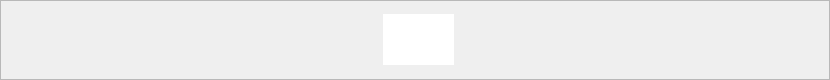
        <widget class="QFrame" name="ini_frame">
         <property name="minimumSize">
          <size>
           <width>830</width>
           <height>0</height>
          </size>
         </property>
         <property name="maximumSize">
          <size>
           <width>830</width>
           <height>80</height>
          </size>
         </property>
         <property name="styleSheet">
          <string notr="true">#ini_frame{
    border-left: 4px solid #27296c;
    border-right: 4px solid #27296c;
    border-bottom: 5px solid #27296c;
	border-top:5px solid #27296c;
    border-radius: 4px;
    background: white;
}
</string>
         </property>
         <property name="frameShape">
          <enum>QFrame::Shape::StyledPanel</enum>
         </property>
         <property name="frameShadow">
          <enum>QFrame::Shadow::Raised</enum>
         </property>
         <layout class="QHBoxLayout" name="horizontalLayout_7">
          <item>
           <widget class="QWidget" name="widget_7" native="true">
            <property name="styleSheet">
             <string notr="true">border:none;</string>
            </property>
            <layout class="QHBoxLayout" name="horizontalLayout_5">
             <property name="spacing">
              <number>0</number>
             </property>
             <property name="leftMargin">
              <number>0</number>
             </property>
             <property name="topMargin">
              <number>0</number>
             </property>
             <property name="rightMargin">
              <number>0</number>
             </property>
             <property name="bottomMargin">
              <number>0</number>
             </property>
             <item>
              <widget class="QPushButton" name="action_button">
               <property name="minimumSize">
                <size>
                 <width>41</width>
                 <height>41</height>
                </size>
               </property>
               <property name="maximumSize">
                <size>
                 <width>41</width>
                 <height>41</height>
                </size>
               </property>
               <property name="font">
                <font>
                 <family>Poppins</family>
                 <pointsize>20</pointsize>
                </font>
               </property>
               <property name="styleSheet">
                <string notr="true">border:none;</string>
               </property>
               <property name="text">
                <string/>
               </property>
               <property name="icon">
                <iconset resource="assets/images/resources.qrc">
                 <normaloff>:/play.png</normaloff>
                 <disabledoff>:/pause.png</disabledoff>
                 <activeon>:/pause.png</activeon>:/play.png</iconset>
               </property>
               <property name="iconSize">
                <size>
                 <width>32</width>
                 <height>32</height>
                </size>
               </property>
               <property name="checkable">
                <bool>true</bool>
               </property>
              </widget>
             </item>
            </layout>
           </widget>
          </item>
          <item>
           <widget class="QWidget" name="widget_9" native="true">
            <property name="styleSheet">
             <string notr="true">border:none;</string>
            </property>
            <layout class="QVBoxLayout" name="verticalLayout_3">
             <property name="spacing">
              <number>0</number>
             </property>
             <property name="leftMargin">
              <number>100</number>
             </property>
             <property name="topMargin">
              <number>0</number>
             </property>
             <property name="rightMargin">
              <number>0</number>
             </property>
             <property name="bottomMargin">
              <number>0</number>
             </property>
             <item>
              <widget class="QComboBox" name="wire_combo">
               <property name="minimumSize">
                <size>
                 <width>71</width>
                 <height>51</height>
                </size>
               </property>
               <property name="maximumSize">
                <size>
                 <width>71</width>
                 <height>51</height>
                </size>
               </property>
               <property name="font">
                <font>
                 <family>Poppins</family>
                 <pointsize>12</pointsize>
                </font>
               </property>
               <property name="layoutDirection">
                <enum>Qt::LayoutDirection::LeftToRight</enum>
               </property>
               <property name="styleSheet">
                <string notr="true">QComboBox::drop-down {
    border: 0px;
	width:0px;
}

QComboBox::down-arrow {
    image: none;
}

QComboBox {
    padding-left: 20px;
	border:none;
}
</string>
               </property>
               <property name="editable">
                <bool>false</bool>
               </property>
               <property name="currentText">
                <string/>
               </property>
               <property name="sizeAdjustPolicy">
                <enum>QComboBox::SizeAdjustPolicy::AdjustToContents</enum>
               </property>
               <property name="iconSize">
                <size>
                 <width>32</width>
                 <height>32</height>
                </size>
               </property>
               <property name="frame">
                <bool>true</bool>
               </property>
               <item>
                <property name="text">
                 <string extracomment="No. of Wires"/>
                </property>
                <property name="icon">
                 <iconset resource="assets/images/resources.qrc">
                  <normaloff>:/wires.png</normaloff>:/wires.png</iconset>
                </property>
               </item>
               <item>
                <property name="text">
                 <string>1</string>
                </property>
               </item>
               <item>
                <property name="text">
                 <string>2</string>
                </property>
               </item>
               <item>
                <property name="text">
                 <string>3</string>
                </property>
               </item>
               <item>
                <property name="text">
                 <string>4</string>
                </property>
               </item>
               <item>
                <property name="text">
                 <string>5</string>
                </property>
               </item>
               <item>
                <property name="text">
                 <string>6</string>
                </property>
               </item>
               <item>
                <property name="text">
                 <string>7</string>
                </property>
               </item>
               <item>
                <property name="text">
                 <string>8</string>
                </property>
               </item>
               <item>
                <property name="text">
                 <string>9</string>
                </property>
               </item>
               <item>
                <property name="text">
                 <string>10</string>
                </property>
               </item>
              </widget>
             </item>
            </layout>
           </widget>
          </item>
          <item>
           <widget class="QWidget" name="widget_8" native="true">
            <property name="styleSheet">
             <string notr="true">border:none;</string>
            </property>
            <layout class="QHBoxLayout" name="horizontalLayout_6">
             <property name="spacing">
              <number>0</number>
             </property>
             <property name="leftMargin">
              <number>0</number>
             </property>
             <property name="topMargin">
              <number>0</number>
             </property>
             <property name="rightMargin">
              <number>0</number>
             </property>
             <property name="bottomMargin">
              <number>0</number>
             </property>
             <item>
              <widget class="QPushButton" name="export_button">
               <property name="minimumSize">
                <size>
                 <width>51</width>
                 <height>41</height>
                </size>
               </property>
               <property name="maximumSize">
                <size>
                 <width>51</width>
                 <height>41</height>
                </size>
               </property>
               <property name="font">
                <font>
                 <family>Poppins</family>
                 <pointsize>20</pointsize>
                </font>
               </property>
               <property name="styleSheet">
                <string notr="true">QPushButton {
    border: none;
    padding: 6px 12px;
}

QPushButton:pressed {
    padding-top: 8px;
    padding-bottom: 5px;
}
</string>
               </property>
               <property name="text">
                <string/>
               </property>
               <property name="icon">
                <iconset resource="assets/images/resources.qrc">
                 <normaloff>:/export.png</normaloff>:/export.png</iconset>
               </property>
               <property name="iconSize">
                <size>
                 <width>46</width>
                 <height>46</height>
                </size>
               </property>
               <property name="checkable">
                <bool>true</bool>
               </property>
              </widget>
             </item>
            </layout>
           </widget>
          </item>
         </layout>
        </widget>
